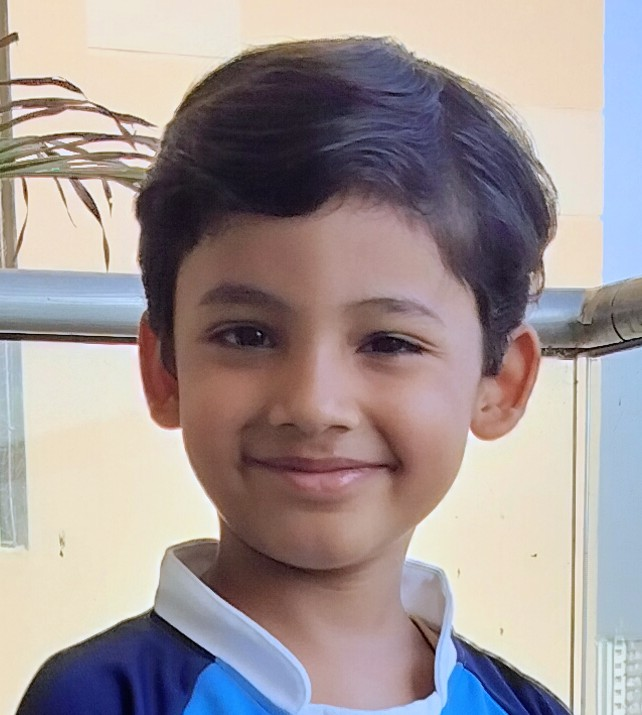
#> input picture tests/playground/user_face/nikshay/nikshay.png, 642 x 715 px
$ python -i face_blend_v13.py   (imports and definitions only)
#> lines starting #> are read from the running program, lines starting #| are printed output that depends on the picture
import os
import argparse
import json
import numpy as np
from PIL import Image, ImageFilter, ImageEnhance

# =========================
# OPTIONAL REPLICATE
# =========================
USE_AI = False  # ← set True only after you confirm a working model

try:
    if USE_AI:
        import replicate
        REPLICATE_AVAILABLE = True
    else:
        REPLICATE_AVAILABLE = False
except:
    REPLICATE_AVAILABLE = False

# =========================
# CLI
# =========================
parser = argparse.ArgumentParser()
# [3 lines not run here, left out]

# =========================
# PATHS
# =========================
BASE_DIR = "tests\\playground\\"
TEMPLATES_DIR = os.path.join(BASE_DIR, "templates")
USER_DIR = os.path.join(BASE_DIR, "user_face")
OUTPUT_DIR = os.path.join(BASE_DIR, "generated")
JSON_PATH = os.path.join(BASE_DIR, "forest_of_smiles_v8_final.json")

CONFIG = {
    "face_size": (220, 260)
}

# =========================
# UTILS
# =========================
def ensure_dir(path):
    if not os.path.exists(path):
        os.makedirs(path)

# [10 lines left out: functions safe_open_image, get_user_input_image, not called in this run]

# =========================
# FALLBACK FACE GENERATION
# =========================
def simple_cartoonize(img):
    img = img.filter(ImageFilter.SMOOTH_MORE)
    img = ImageEnhance.Color(img).enhance(1.4)
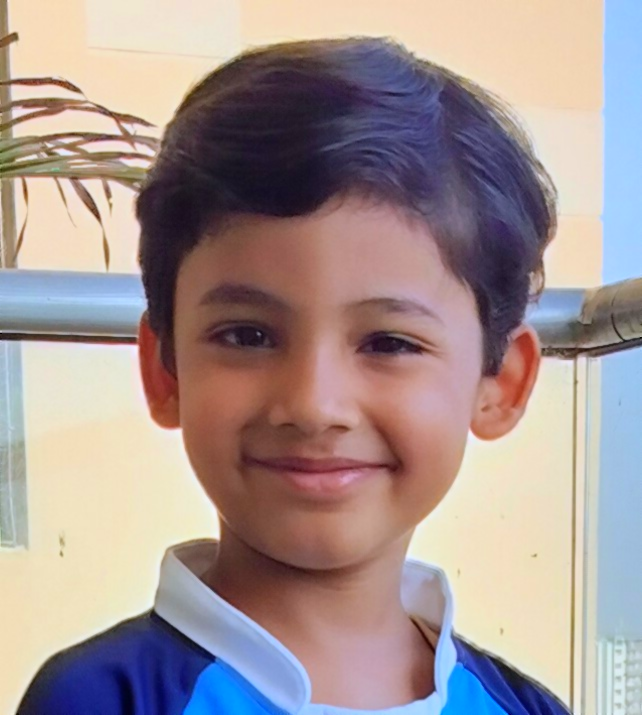
#> img: PIL image 642x715 RGBA; mean R, G, B, A 164.3, 148.4, 147, 255
    img = ImageEnhance.Sharpness(img).enhance(1.2)
    return img

def generate_faces_fallback(input_path, out_dir):
    print("⚠️ Using deterministic fallback (no AI)")

    base = Image.open(input_path).convert("RGBA")
    base = simple_cartoonize(base)

    assets = {}

    front = base
    left = base.rotate(8, expand=True)
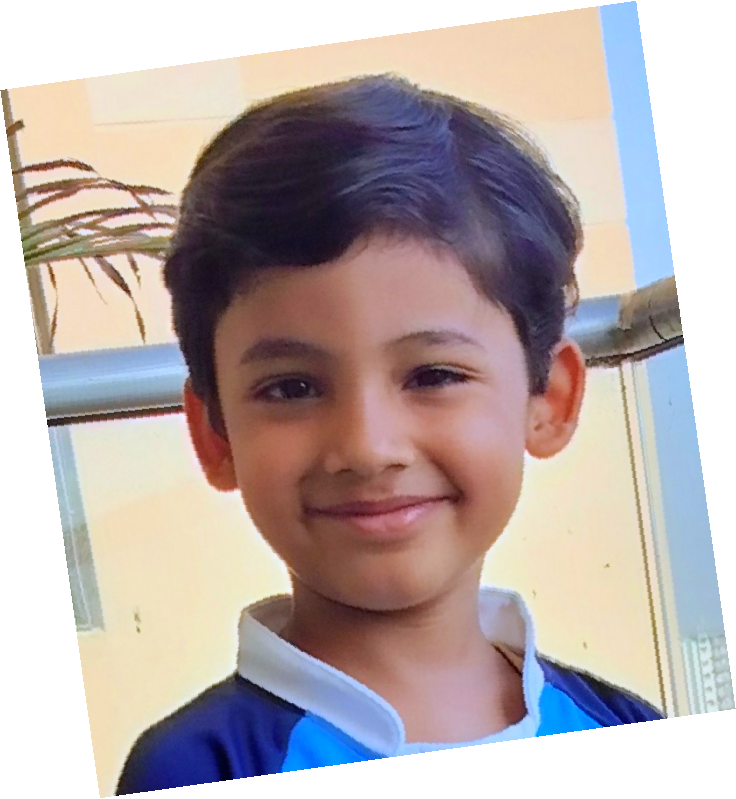
#> left: PIL image 736x799 RGBA; mean R, G, B, A 128.1, 115.7, 114.6, 199; transparent parts drawn white
    right = base.rotate(-8, expand=True)
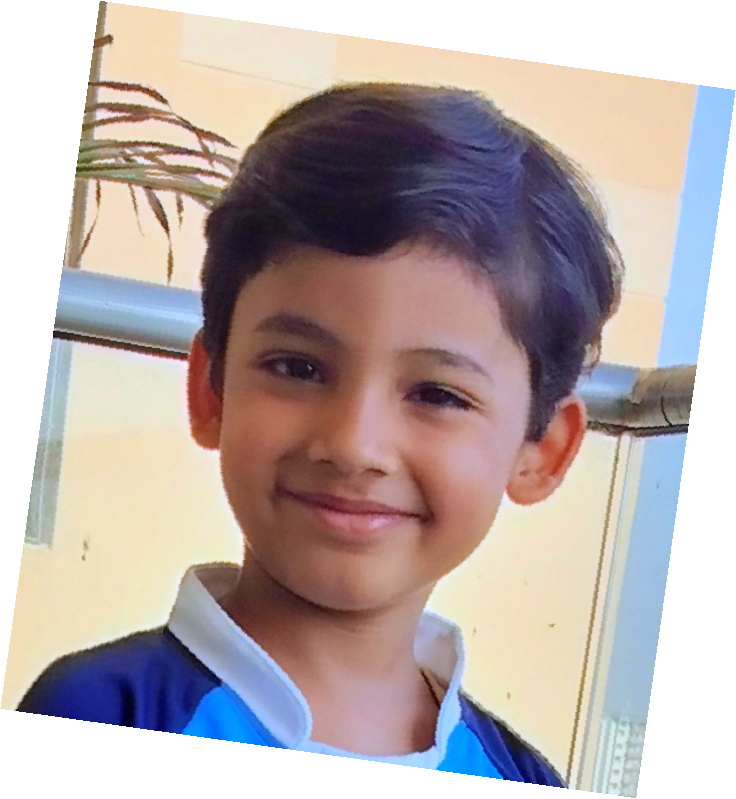
#> right: PIL image 736x799 RGBA; mean R, G, B, A 128.1, 115.7, 114.6, 199; transparent parts drawn white

    front_path = os.path.join(out_dir, "front.png")
    left_path = os.path.join(out_dir, "left.png")
    right_path = os.path.join(out_dir, "right.png")

    front.save(front_path)
    left.save(left_path)
    right.save(right_path)

    assets["front"] = front_path
    assets["left"] = left_path
    assets["right"] = right_path

    return assets

# =========================
# BUILD FACE ASSETS
# =========================
# [7 lines left out: function build_user_faces, not called in this run]

# =========================
# BLENDING
# =========================
def resize_face(face):
    return face.resize(CONFIG["face_size"], Image.LANCZOS)

# [115 lines left out: functions alpha_blend, load_story, resolve_scene_paths, get_angle, render_story, not called in this run]

# =========================
# ENTRY
# =========================
# [2 lines not run here, left out]

>>> result = generate_faces_fallback('user_face/nikshay/nikshay.png', 'out.png')
